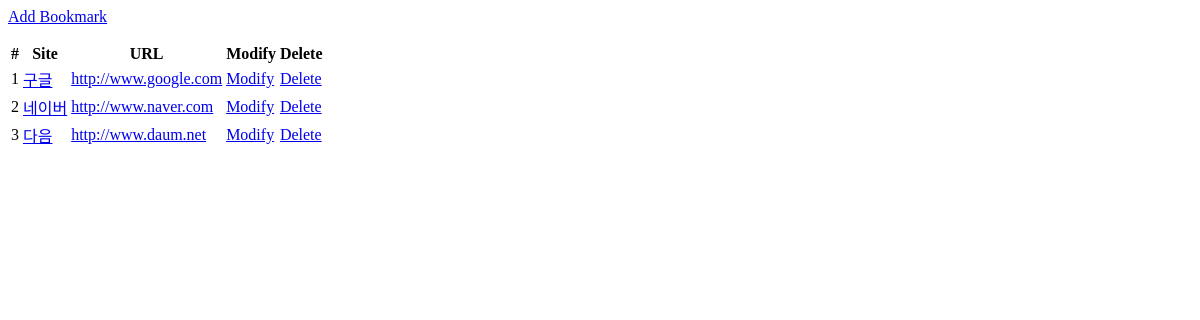
Before: /bookmark/ with the older database file.
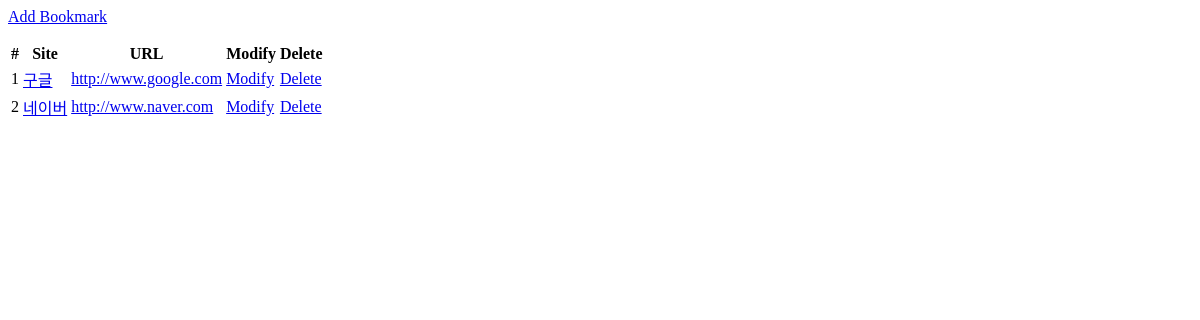
After: the same page with the newer database file.
### bookmark/models.py (models this page shows, shortened)
class Bookmark(models.Model):
    site_name = models.CharField(max_length=100)
    url = models.URLField('Site URL')

### bookmark/views.py (the view)
# urls.py: path('', BookmarkListView.as_view(), name='list'),
class BookmarkListView(ListView):
    model = Bookmark

### bookmark/templates/bookmark/bookmark_list.html (shortened to what this page needs)
<div class="btn-group">
    <a href="{% url 'add' %}" class="btn btn-info">Add Bookmark</a>
</div>
<table class="table">
    <thead>
        <tr>
            <th scope="col">#</th>
            <th scope="col">Site</th>
            <th scope="col">URL</th>
            <th scope="col">Modify</th>
            <th scope="col">Delete</th>
        </tr>
    </thead>
    <tbody>
        {% for bookmark in object_list %}
            <tr>
                <td>{{forloop.counter}}</td>
                <td><a href="{% url 'detail' pk=bookmark.id %}">{{bookmark.site_name}}</a></td>
                <td><a href="{{bookmark.url}}" target="_blank">{{bookmark.url}}</a></td>
                <td><a href="{% url 'update' pk=bookmark.id %}" class="btn btn-success btn-sm">Modify</a></td>
                <td><a href="{% url 'delete' pk=bookmark.id %}" class="btn btn-danger btn-sm">Delete</a></td>
            </tr>
        {% endfor %}
    </tbody>
</table>

Changed rows visible on the page:
removed Bookmark: site_name "다음", url "http://www.daum.net"
